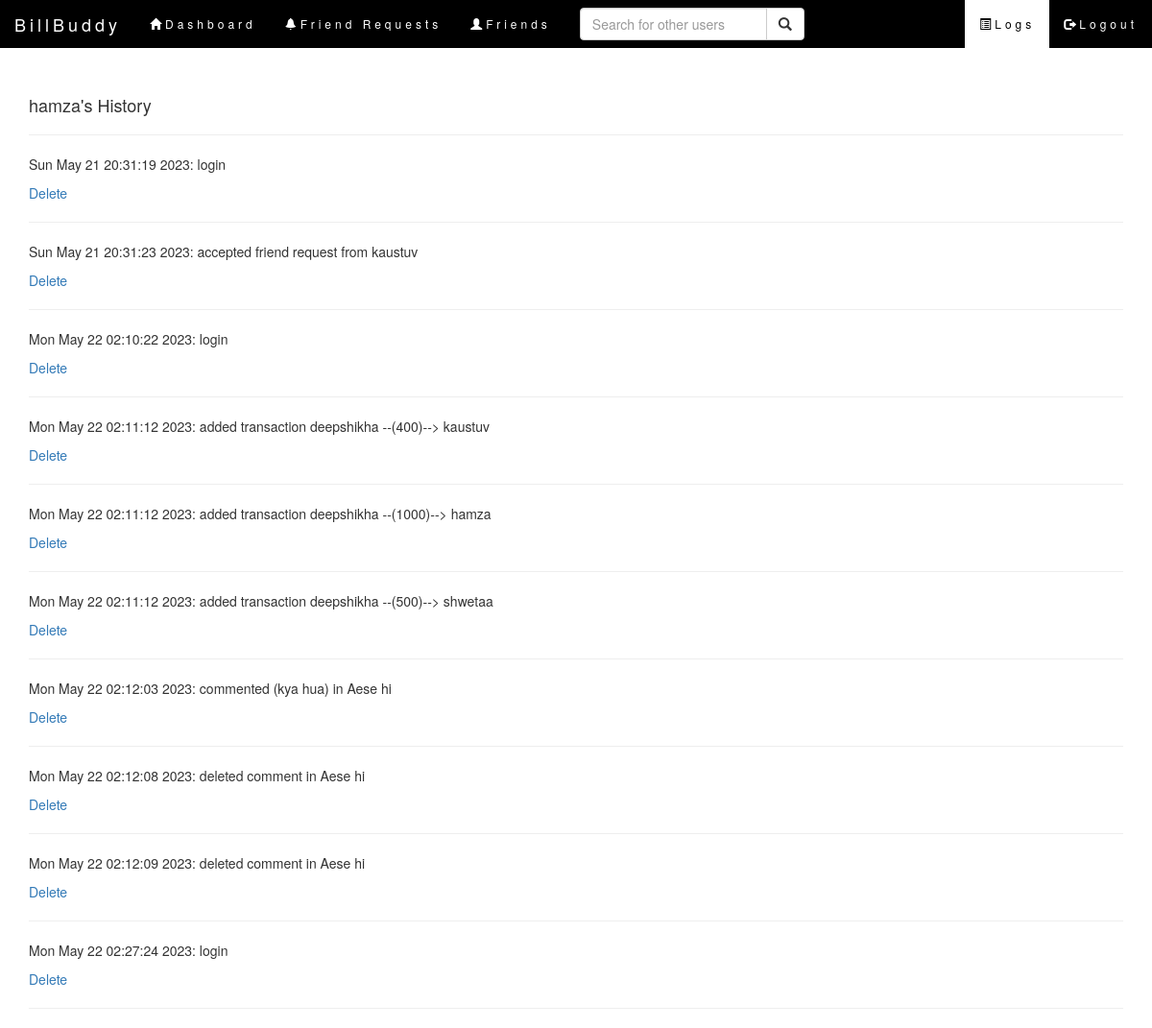
Screenshot of /viewLog (signed in) with the database file from the repository.
### tables this page shows
CREATE TABLE log(
        lid integer primary key autoincrement,
      	user text,
		log text
);

### main.py (the view)
@app.route('/viewLog', methods=['POST', 'GET'])
def viewLog():
    if 'username' not in session:
        return redirect(url_for('login'))
    username = session['username']
    logs = dbHandler.getLog(username)
    return render_template("log.html", user=username, logs=logs)

### log.py (called while the page is built)
def getLog(user):
    con = sql.connect("database.db")
    cur = con.cursor()
    cur.execute("SELECT * FROM log WHERE user=='{0}'".format(user))
    ret = cur.fetchall()
    con.commit()
    con.close()
    print (ret)
    if len(ret)==0:
        return None
    return ret

### main.py (called while the page is built)
@app.after_request
def after_request(response):
    response.headers["Cache-Control"] = "no-cache, no-store, must-revalidate"
    return response

### models_1.py (called while the page is built)
def getLog(user):
    return logger.getLog(user)

### templates/log.html (shortened to what this page needs)
<!DOCTYPE HTML>
<html lang="en">
    <head>
        <link rel="stylesheet" href="https://maxcdn.bootstrapcdn.com/bootstrap/3.3.7/css/bootstrap.min.css">
        <link rel="stylesheet" type="text/css" href="{{ url_for('static',filename='css/navbar.css') }}">
    </head>
    <body>
    <nav class="navbar navbar-inverse">
        <div class="container-fluid">
            <div class="navbar-header">
            <a class="navbar-brand" href="#">BillBuddy</a>
            </div>
            <ul class="nav navbar-nav">
                <li><a href="{{ url_for('index') }}"><span class="glyphicon glyphicon-home"></span>Dashboard</a></li>
                <li><a href="{{ url_for('notifications') }}"><span class="glyphicon glyphicon-bell"></span>Friend Requests</a></li>
                <li><a href="{{ url_for('getFriends') }}"><span class="glyphicon glyphicon-user"></span>Friends</a></li>
            </ul>
            <form class="navbar-form navbar-left" action="{{ url_for('index') }}" method="post">
                <div class="input-group">
                    <input type="text" class="form-control" placeholder="Search for other users" name="search">
                    <div class="input-group-btn">
                        <button class="btn btn-default" type="submit">
                            <i class="glyphicon glyphicon-search"></i>
                        </button>
                    </div>
                </div>
            </form>
            <ul class="nav navbar-nav navbar-right">
                <li class="active"><a href="{{ url_for('viewLog') }}"><span class="glyphicon glyphicon-list-alt"></span>Logs</a></li>
                <li><a href="{{ url_for('logout') }}"><span class="glyphicon glyphicon-log-out"></span>Logout</a></li>
            </ul>
        </div>
    </nav>
    <br>
    <br>
    <div class="container">
		<h4>{{user}}'s History</h4>
		<hr>
		{% if logs %}
		{% for item in logs%}
			<p> {{item[2]}} </p>
			<a href={{url_for('delLog', admin=admin, groupName=groupName, lid=item[0])}}>Delete</a>
			<hr>
		{% endfor %}
		{%endif%}
	</div>
	</body>
</html>

### static/css/navbar.css (style rules this page uses)
.navbar { margin-bottom: 0; background-color: black; z-index: 9999; border: 0; font-size: 12px !important; line-height: 1.42857143 !important; letter-spacing: 4px; border-radius: 0; }
.navbar li a, .navbar .navbar-brand { color: #fff !important; }
.navbar-nav li a:hover, .navbar-nav li.active a { color: black !important; background-color: #fff !important; }

### rows the page displays
log: log "Sun May 21 20:31:19 2023: login"
log: log "Sun May 21 20:31:23 2023: accepted friend request from kaustuv"
log: log "Mon May 22 02:10:22 2023: login"
log: log "Mon May 22 02:11:12 2023: added transaction deepshikha --(400)--> kaustuv"
log: log "Mon May 22 02:11:12 2023: added transaction deepshikha --(1000)--> hamza"
log: log "Mon May 22 02:11:12 2023: added transaction deepshikha --(500)--> shwetaa"
log: log "Mon May 22 02:12:03 2023: commented (kya hua) in Aese hi"
log: log "Mon May 22 02:12:08 2023: deleted comment in Aese hi"
log: log "Mon May 22 02:12:09 2023: deleted comment in Aese hi"
log: log "Mon May 22 02:27:24 2023: login"

### other values shown
{{ user }} "hamza"
